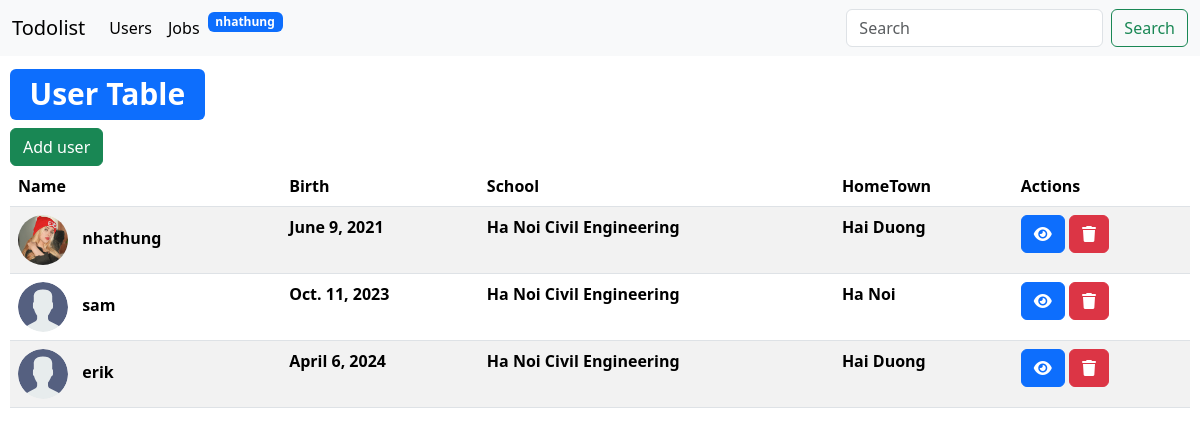
The app's page /users/ (signed in) with its own data.
### home/models.py (models this page shows, shortened)
class User(AbstractUser):
    name = models.CharField(max_length=200, null=False, blank=False)
    birth = models.DateField(blank=True,null=True)
    school = models.CharField(blank=True,null=True, max_length=150)
    hometown = models.CharField(blank=True,null=True, max_length=150)
    email = models.EmailField(null=False, blank=False, unique=True)
    profile_picture = models.ImageField(null=True, blank=True, default='avatar.svg')

### home/views.py (the view)
# urls.py: path('users/', views.userPage, name='userPage'),
def userPage(request):
    pageView = 'users'
    users = User.objects.all()
    context = {'users':users, 'pageView':pageView}
    return render(request, 'home/home.html', context)

### home/templates/home/home.html (shortened to what this page needs)
{% extends "base.html" %}
{% block content %}
{% if pageView == 'users' %}
<div style="padding: 10px">
    <h1><span class="badge text-bg-primary">User Table</span></h1>
    <a class="btn btn-success" href="{% url "addUser" %}">Add user</a>
    <table class="table table-striped">
        <thead>
            <tr>
                <th scope="col">Name</th>
                <th scope="col">Birth</th>
                <th scope="col">School</th>
                <th scope="col">HomeTown</th>
                <th scope="col">Actions</th>
            </tr>
        </thead>
        <tbody>
            {% for user in users %}
            <tr>
                <th scope="col">
                    <img src="{{user.profile_picture.url}}" alt="" width=50 height=50
                        style="border-radius: 30px; margin-right: 10px;">
                    {{user.name}}
                </th>
                <th scope="col">{{user.birth}}</th>
                <th scope="col">{{user.school}}</th>
                <th scope="col">{{user.hometown}}</th>
                <th scope="col">
                    <a class="btn btn-primary" href="{% url "updateUser" user.id %}"><i class="fa-solid fa-eye"></i></a>
                    <a class="btn btn-danger" href="{% url "deleteUser" user.id %}"><i class="fa-solid fa-trash"></i></a>
                </th>
            </tr>
            {% endfor %}
        </tbody>
    </table>
</div>
{% else %}
<h2>Please choose one of two topics at the nav bar</h2>
{% endif %}
{% endblock content %}

### templates/nav.html (shortened to what this page needs)
<nav class="navbar navbar-expand-lg bg-body-tertiary">
    <div class="container-fluid">
        <a class="navbar-brand" href="{% url "home" %}">Todolist</a>
        <div class="collapse navbar-collapse" id="navbarSupportedContent">
            <ul class="navbar-nav me-auto mb-2 mb-lg-0">
                <li class="nav-item">
                    <a class="nav-link active" aria-current="page" href="{% url "userPage" %}">Users</a>
                </li>
                <li class="nav-item">
                    <a class="nav-link active" aria-current="page" href="{% url "jobPage" %}">Jobs</a>
                </li>
                <li class="nav-item">
                    <span class="badge text-bg-primary">{{request.user.username}}</span>
                </li>
            </ul>
            <form class="d-flex" role="search">
                <input class="form-control me-2" type="search" placeholder="Search" aria-label="Search">
                <button class="btn btn-outline-success" type="submit">Search</button>
            </form>
        </div>
    </div>
</nav>

### records on screen
User: user.username "nhathung", profile_picture (placeholder picture), name "nhathung", birth "June 9, 2021", school "Ha Noi Civil Engineering", hometown "Hai Duong"
User: profile_picture (placeholder picture), name "sam", birth "Oct. 11, 2023", school "Ha Noi Civil Engineering", hometown "Ha Noi"
User: profile_picture (placeholder picture), name "erik", birth "April 6, 2024", school "Ha Noi Civil Engineering", hometown "Hai Duong"
